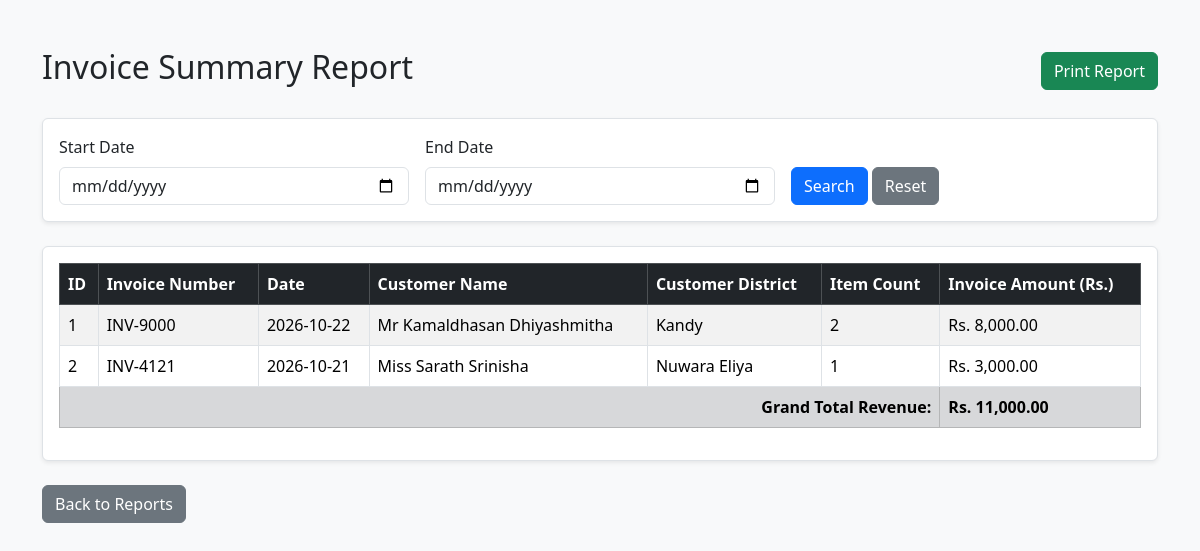
The app's page /reports/invoice-report.php with its own data.
### tables this page shows
CREATE TABLE `invoices` (
  `id` int(11) NOT NULL,
  `invoice_number` varchar(50) NOT NULL,
  `invoice_date` date NOT NULL,
  `customer_id` int(11) NOT NULL
);

CREATE TABLE `customers` (
  `id` int(11) NOT NULL,
  `title` varchar(10) NOT NULL,
  `first_name` varchar(100) NOT NULL,
  `last_name` varchar(100) NOT NULL,
  `contact_number` varchar(20) NOT NULL,
  `district` varchar(100) NOT NULL
);

### reports/invoice-report.php (the view, shortened to what this page needs)
<?php
include "../config/database.php";
$start_date = $_GET['start_date'] ?? "";
$end_date = $_GET['end_date'] ?? "";
$sql = "SELECT invoices.id, invoices.invoice_number, invoices.invoice_date,
               customers.title, customers.first_name, customers.last_name, customers.district,
               COALESCE(SUM(invoice_items.quantity), 0) AS item_count,
               COALESCE(SUM(invoice_items.quantity * invoice_items.unit_price), 0) AS total_amount
        FROM invoices
        JOIN customers ON invoices.customer_id = customers.id
        LEFT JOIN invoice_items ON invoices.id = invoice_items.invoice_id";
$sql .= " GROUP BY invoices.id, invoices.invoice_number, invoices.invoice_date, customers.title, customers.first_name, customers.last_name, customers.district
          ORDER BY invoices.id DESC";
$result = mysqli_query($conn, $sql);
?>
<!DOCTYPE html>
<html lang="en">
<head>
    <link rel="stylesheet" href="../assets/css/bootstrap.min.css">
</head>
<body class="bg-light">
    <div class="container mt-5">
        <div class="d-flex justify-content-between align-items-center mb-4">
            <h2>Invoice Summary Report</h2>
            <button onclick="window.print();" class="btn btn-success no-print">Print Report</button>
        </div>
        <div class="card shadow-sm border p-3 mb-4 no-print">
            <form method="GET" class="row g-3 align-items-end">
                <div class="col-md-4">
                    <label class="form-label">Start Date</label>
                    <input type="date" name="start_date" class="form-control" value="<?php echo htmlspecialchars($start_date); ?>" required>
                </div>
                <div class="col-md-4">
                    <label class="form-label">End Date</label>
                    <input type="date" name="end_date" class="form-control" value="<?php echo htmlspecialchars($end_date); ?>" required>
                </div>
                <div class="col-md-4">
                    <button type="submit" class="btn btn-primary">Search</button>
                    <a href="invoice-report.php" class="btn btn-secondary">Reset</a>
                </div>
            </form>
        </div>
        <div class="card shadow-sm border p-3">
            <table class="table table-bordered table-striped align-middle">
                <thead class="table-dark">
                    <tr>
                        <th>ID</th>
                        <th>Invoice Number</th>
                        <th>Date</th>
                        <th>Customer Name</th>
                        <th>Customer District</th>
                        <th>Item Count</th>
                        <th>Invoice Amount (Rs.)</th>
                    </tr>
                </thead>
                <tbody>
                    <?php
                    if ($result && mysqli_num_rows($result) > 0) {
                        $i = 1;
                        $grand_total = 0;
                        while ($row = mysqli_fetch_assoc($result)) {
                            $total = $row['total_amount'] ?? 0;
                            $grand_total += $total;
                            $customer_name = trim(($row['title'] ?? '') . ' ' . ($row['first_name'] ?? '') . ' ' . ($row['last_name'] ?? ''));
                            echo "<tr>";
                            echo "<td>" . $i++ . "</td>";
                            echo "<td>" . htmlspecialchars($row['invoice_number'] ?? '') . "</td>";
                            echo "<td>" . htmlspecialchars($row['invoice_date'] ?? '') . "</td>";
                            echo "<td>" . htmlspecialchars($customer_name ?: 'Walk-in Customer') . "</td>";
                            echo "<td>" . htmlspecialchars($row['district'] ?? '') . "</td>";
                            echo "<td>" . htmlspecialchars($row['item_count']) . "</td>";
                            echo "<td>Rs. " . number_format($total, 2) . "</td>";
                            echo "</tr>";
                        }
                        echo "<tr class='fw-bold table-secondary'>";
                        echo "<td colspan='6' class='text-end'>Grand Total Revenue:</td>";
                        echo "<td>Rs. " . number_format($grand_total, 2) . "</td>";
                        echo "</tr>";
                    } else {
                        echo "<tr><td colspan='7' class='text-center'>No invoices found for the selected date range!</td></tr>";
                    }
                    ?>
                </tbody>
            </table>
        </div>
        <div class="mt-4 no-print">
            <a href="index.php" class="btn btn-secondary">Back to Reports</a>
        </div>
    </div>
</body>
</html>

### records on screen
invoices: invoice_number "INV-9000", invoice_date "2026-10-22", customer.last_name "Mr Kamaldhasan Dhiyashmitha", customer.district "Kandy", item_count "2", total "8,000.00"
invoices: invoice_number "INV-4121", invoice_date "2026-10-21", customer.last_name "Miss Sarath Srinisha", customer.district "Nuwara Eliya", item_count "1", total "3,000.00"

### other values on screen
$grand_total "11,000.00"
